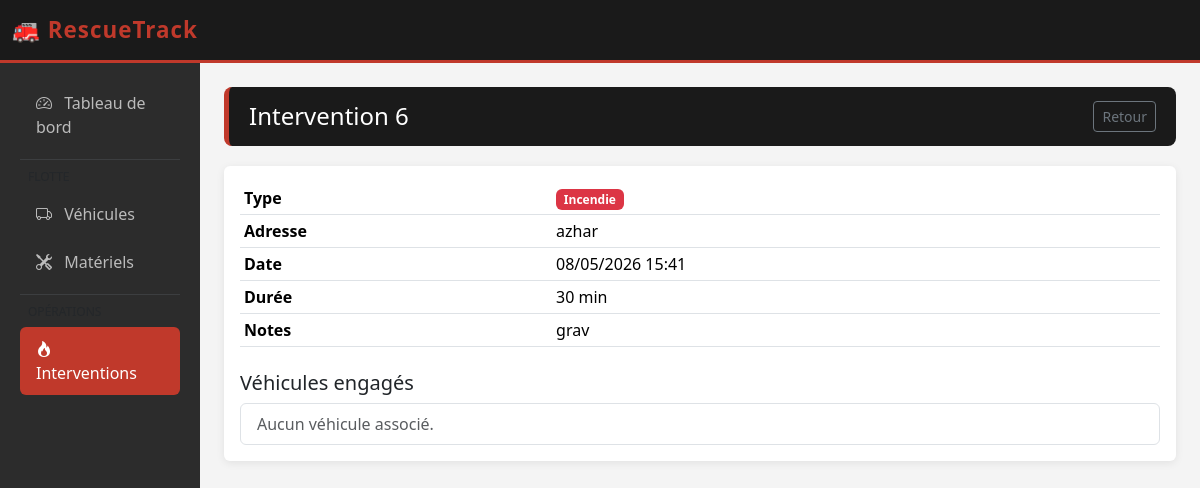
Page /interventions/3/ on the committed database.
### caserne/models.py (models this page shows, shortened)
class Intervention(models.Model):
    TYPE_CHOICES = [
        ('Incendie', 'Incendie'),
        ('Accident', 'Accident'),
        ('Secours', 'Secours à personne'),
    ]
    TYPE_SINISTRE_CHOICES = TYPE_CHOICES
    numero_rapport = models.CharField(max_length=100)
    type_sinistre = models.CharField(max_length=50, choices=TYPE_CHOICES)
    adresse = models.CharField(max_length=255)
    date_appel = models.DateTimeField()
    duree = models.IntegerField(help_text='Durée en minutes')
    notes = models.TextField(blank=True)
    vehicules = models.ManyToManyField(Vehicule)
    @property
    def badge_class(self):
        return {
            'Incendie': 'bg-danger',
            'Accident': 'bg-warning',
            'Secours': 'bg-success',
        }.get(self.type_sinistre, 'bg-secondary')

### caserne/views.py (the view)
# urls.py: path('interventions/<int:id>/', views.intervention_detail, name='intervention_detail'),
def intervention_detail(request, id):
    intervention = get_object_or_404(Intervention, id=id)
    return render(request, 'intervention_detail.html', {'intervention': intervention})

### templates/intervention_detail.html (shortened to what this page needs)
{% extends 'core/base.html' %}
{% block content %}
<div class="page-header d-flex justify-content-between align-items-center">
  <h4 class="mb-0">Intervention {{ intervention.numero_rapport }}</h4>
  <a href="{% url 'intervention_list' %}" class="btn btn-sm btn-outline-secondary">Retour</a>
</div>
<div class="card">
  <div class="card-body">
    <table class="table table-sm mb-4">
      <tr><th>Type</th><td><span class="badge {{ intervention.badge_class }}">{{ intervention.get_type_sinistre_display }}</span></td></tr>
      <tr><th>Adresse</th><td>{{ intervention.adresse }}</td></tr>
      <tr><th>Date</th><td>{{ intervention.date_appel|date:"d/m/Y H:i" }}</td></tr>
      <tr><th>Durée</th><td>{{ intervention.duree }} min</td></tr>
      <tr><th>Notes</th><td>{{ intervention.notes|default:'Aucune note' }}</td></tr>
    </table>
    <h5>Véhicules engagés</h5>
    <ul class="list-group">
      {% for v in intervention.vehicules.all %}
      <li class="list-group-item">
        <a href="{% url 'vehicule_detail' v.id %}">{{ v.code_radio }} – {{ v.immatriculation }}</a>
      </li>
      {% empty %}
      <li class="list-group-item text-muted">Aucun véhicule associé.</li>
      {% endfor %}
    </ul>
  </div>
</div>
{% endblock %}

### templates/core/base.html (style rules this page uses)
:root { --rt-red: #c0392b; --rt-dark: #1a1a1a; --rt-gray: #2c2c2c; }
body { background: #f4f4f4; }
.card { border: none; box-shadow: 0 2px 8px rgba(0,0,0,0.08); }
.page-header { background: var(--rt-dark); color: white; padding: 14px 20px; border-radius: 8px; border-left: 5px solid var(--rt-red); margin-bottom: 20px; }

### rows in the picture
Intervention: numero_rapport "6", type_sinistre "Incendie", adresse "azhar", date_appel "08/05/2026 15:41", duree "30", notes "grav"
